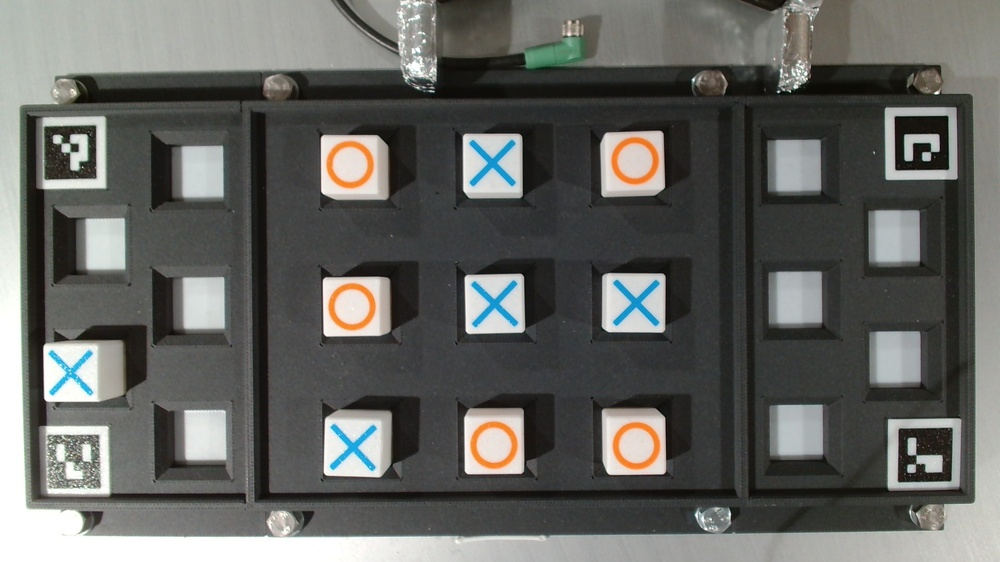
#> input picture images/board_full.jpg, 1000 x 562 px, shrunk from 1920 x 1080 before the run
$ python aruco_board.py --image ../images/board_full.jpg   (older library calls are emulated)
#> lines starting #> are read from the running program, lines starting #| are printed output that depends on the picture
#> in main, image is the input picture: shape (562, 1000, 3); mean B, G, R 97.1, 100.6, 99.8
### vision/tictactoe/camera.py
"""Open the camera (or a video / folder of photos) and give frames.

One small place for everything camera-related, so every tool opens the camera
the same way:

    from camera import Camera
    cam = Camera(0, width=1280, height=720, calib="../../calib/camera_2026-11-20.npz")
    frame = cam.read()          # BGR image, already undistorted if calib is given
    cam.release()

The source can be:
  - a number (0, 1, 2...)        -> a USB camera (on Windows, DirectShow is used)
  - a path to a video file       -> its frames one by one
  - a path to a folder of photos -> the .jpg/.png files in name order (loops)
  - a path to one photo          -> the same photo every time
"""

import glob
import os
import sys
import time

import cv2
import numpy as np

PHOTO_EXTENSIONS = (".jpg", ".jpeg", ".png", ".bmp")


# [8 lines left out: function load_lens_calibration, not called in this run]


class Undistorter:
    """Remove lens distortion fast: the correction map is computed once (remap)."""

    # [12 lines left out: functions __init__, __call__, not called in this run]


def parse_source(text):
    """ "0" -> 0 (camera index); anything else stays a path."""
    return int(text) if str(text).isdigit() else text


class Camera:
    """A camera, a video, a folder of photos or one photo, with the same read()."""

    # [78 lines left out: functions __init__, _raw_read, last_name, read, info, not called in this run]

    def release(self):
        if self.cap is not None:
            self.cap.release()


def timestamp():
    """2026-11-20_10-31-05 (safe in Windows file names)."""
    return time.strftime("%Y-%m-%d_%H-%M-%S")


# [9 lines left out: function save_frame, not called in this run]


def add_camera_arguments(parser):
    """The same camera options for every tool."""
    parser.add_argument("--camera", default="0",
                        help="camera index (0, 1, 2), video file, photo or folder of photos")
    parser.add_argument("--width", type=int, help="ask the camera for this width in px")
    parser.add_argument("--height", type=int, help="ask the camera for this height in px")
    parser.add_argument("--calib", help="lens calibration .npz (from calib/calibrate_lens.py)")
    parser.add_argument("--focus", type=float,
                        help="fixed focus value (turns autofocus off), if the camera allows it")


# [4 lines left out: function camera_from_args, not called in this run]

### calib/aruco_board.py
"""Day 1-2 tool: find the ArUco markers of the board and turn them into
(a) the homography H from pixels to mm and (b) the 4 board corners in px for
vision/tictactoe/board_config.json.

Step 1, just look (which dictionary, which ids, how big in px):
    & $PY aruco_board.py --image foto.png --dict DICT_4X4_50 --debug aruco_debug.png
    & $PY aruco_board.py --camera 0 --try-all        # tries every 4x4..7x7 dictionary

Step 2, with a layout file (where each marker centre is, in mm; see
aruco_layout_example.json), compute H, the error per marker in mm and the
board corners:
    & $PY aruco_board.py --image foto.png --layout aruco_layout.json --save-h H.npy --write-config

Method (DECISIONES.md, 2026-10-22): sub-pixel corners, marker centre from the
crossing of its diagonals, markers matched by id, findHomography WITHOUT
RANSAC, error of every marker printed so a badly measured one shows up.
"""

import argparse
import json
import os
import sys

import cv2
import numpy as np

HERE = os.path.dirname(os.path.abspath(__file__))
TICTACTOE = os.path.join(HERE, "..", "vision", "tictactoe")
sys.path.insert(0, TICTACTOE)
import camera  # noqa: E402
import config_tools  # noqa: E402

DEFAULT_BOARD_CONFIG = os.path.normpath(os.path.join(TICTACTOE, "board_config.json"))
TRY_DICTS = ["DICT_4X4_50", "DICT_4X4_100", "DICT_4X4_250", "DICT_5X5_50", "DICT_5X5_100",
             "DICT_6X6_50", "DICT_6X6_250", "DICT_7X7_50", "DICT_ARUCO_ORIGINAL"]


def make_detector(dict_name):
    if not hasattr(cv2, "aruco"):
        raise SystemExit("This OpenCV has no aruco module: pip install opencv-contrib-python")
    dictionary = cv2.aruco.getPredefinedDictionary(getattr(cv2.aruco, dict_name))
    params = cv2.aruco.DetectorParameters()
    params.cornerRefinementMethod = cv2.aruco.CORNER_REFINE_SUBPIX
    return cv2.aruco.ArucoDetector(dictionary, params)


def diagonal_centre(c):
    """Crossing of the diagonals c0-c2 and c1-c3 (better than the mean with perspective)."""
    p0, p1, p2, p3 = [np.asarray(v, dtype=np.float64) for v in c]
    d1, d2 = p2 - p0, p3 - p1
    denom = d1[0] * d2[1] - d1[1] * d2[0]
    if abs(denom) < 1e-9:
        return c.mean(axis=0)
    t = ((p1[0] - p0[0]) * d2[1] - (p1[1] - p0[1]) * d2[0]) / denom
    return p0 + t * d1


def detect(image, dict_name):
    """{id: (centre_px, corners_px)} for every marker found."""
#> called with dict_name = 'DICT_4X4_50'
    gray = cv2.cvtColor(image, cv2.COLOR_BGR2GRAY) if image.ndim == 3 else image
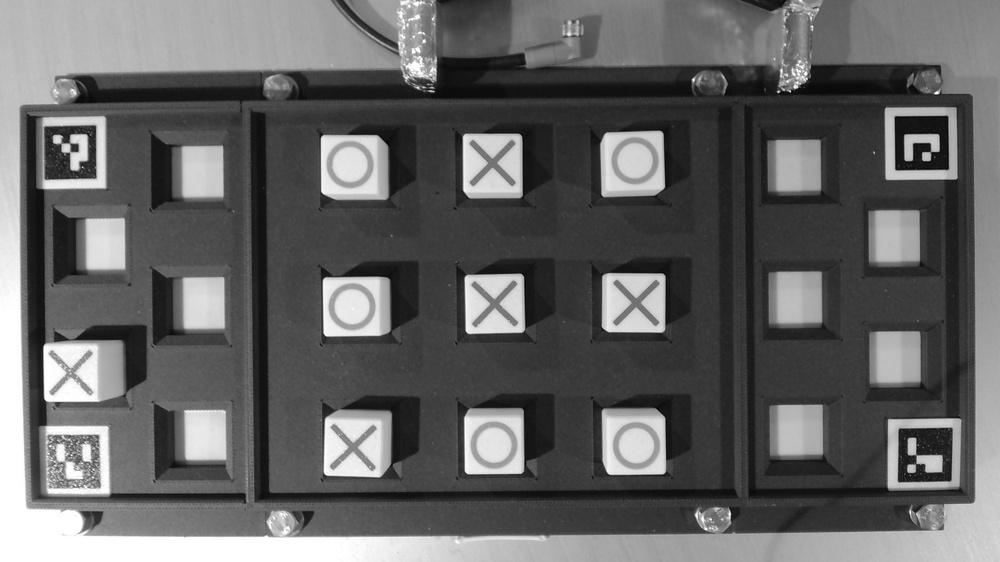
#> gray: shape (562, 1000); min 1, max 255, mean 100
    corners, ids, _ = make_detector(dict_name).detectMarkers(gray)
#> corners = ([[894.3, 116.2], [947.4, 115.4], [948.2, 169.3], [895.1, 169.6]], [[951.6, 427.3], [950.4, 480.8], [897.7, 481.6], [898.6, 428.3]], [[43.6, 126.3], [95.63, 125.2], [95.97, 178.1], [43.9, 178.9]]); ids = [1, 2, 0]
    found = {}
    if ids is None:
        return found
    for c, i in zip(corners, ids.ravel()):
        c = c.reshape(4, 2)
        found[int(i)] = (diagonal_centre(c), c)
#> this loop made 3 passes
#> (i, p0 in diagonal_centre, p1 in diagonal_centre, p2 in diagonal_centre, p3 in diagonal_centre, d1 in diagonal_centre, d2 in diagonal_centre, denom in diagonal_centre) on passes 1 to 3: (1, [894.3, 116.2], [947.4, 115.4], [948.2, 169.3], [895.1, 169.6], [53.92, 53.09], [-52.3, 54.16], 5697.1), (2, [951.6, 427.3], [950.4, 480.8], [897.7, 481.6], [898.6, 428.3], [-53.88, 54.31], [-51.82, -52.52], 5644.3), (0, [43.6, 126.3], [95.63, 125.2], [95.97, 178.1], [43.9, 178.9], [52.37, 51.73], [-51.73, 53.68], 5487.7)
#> after the loop, found = 3 items
    return found


def side_px(c):
    return float(np.mean([np.linalg.norm(c[i] - c[(i + 1) % 4]) for i in range(4)]))


def homography(found, markers_mm):
    """H (pixels -> mm) from the markers present in both, plus the error of each one in mm."""
    ids = sorted(i for i in found if str(i) in markers_mm)
    if len(ids) < 4:
        raise SystemExit(f"Only {len(ids)} markers of the layout were found ({ids}): 4 or more are needed")
    src = np.array([found[i][0] for i in ids], dtype=np.float64)
    dst = np.array([markers_mm[str(i)] for i in ids], dtype=np.float64)
    H, _ = cv2.findHomography(src, dst, 0)  # 0 = plain least squares, no RANSAC
    mapped = cv2.perspectiveTransform(src.reshape(-1, 1, 2), H).reshape(-1, 2)
    errors = {i: float(np.linalg.norm(m - d)) for i, m, d in zip(ids, mapped, dst)}
    return H, errors


def board_corners_px(H, corners_mm):
    """The 4 board corners given in mm -> pixels (inverse homography)."""
    pts = np.array(corners_mm, dtype=np.float64).reshape(-1, 1, 2)
    px = cv2.perspectiveTransform(pts, np.linalg.inv(H)).reshape(-1, 2)
    return [[int(round(x)), int(round(y))] for x, y in px]


def draw(image, found, corners=None):
    shown = image.copy()
    for i, (centre, c) in found.items():
        cv2.polylines(shown, [c.astype(np.int32).reshape(-1, 1, 2)], True, (0, 255, 0), 2)
        cv2.circle(shown, tuple(int(v) for v in centre), 4, (0, 0, 255), -1)
        cv2.putText(shown, str(i), (int(c[0][0]), int(c[0][1]) - 6), cv2.FONT_HERSHEY_SIMPLEX,
                    0.7, (0, 255, 255), 2, cv2.LINE_AA)
    if corners:
        cv2.polylines(shown, [np.array(corners, np.int32).reshape(-1, 1, 2)], True, (255, 0, 255), 2)
    return shown


def load_layout(path):
    with open(path, encoding="utf-8") as f:
        raw = json.load(f)
    return {k: v for k, v in raw.items() if not k.startswith("_")}


def main():
    parser = argparse.ArgumentParser(description="ArUco markers -> H (px to mm) and board corners.")
    camera.add_camera_arguments(parser)
    parser.add_argument("--image", help="photo to use instead of the camera")
    parser.add_argument("--dict", default="DICT_4X4_50", help="ArUco dictionary, e.g. DICT_4X4_50")
    parser.add_argument("--try-all", action="store_true", help="try the usual dictionaries and report")
    parser.add_argument("--layout", help="JSON with the marker centres in mm (see aruco_layout_example.json)")
    parser.add_argument("--save-h", help="save H (pixels -> mm) to this .npy file")
    parser.add_argument("--write-config", action="store_true",
                        help="write the board corners into board_config.json")
    parser.add_argument("--config", default=DEFAULT_BOARD_CONFIG, help="board_config.json to update")
    parser.add_argument("--debug", help="save a picture with the markers drawn")
    args = parser.parse_args()

    if args.image:
        image = cv2.imread(args.image)
        if image is None:
            raise SystemExit(f"Could not open {args.image}")
        if args.calib:
            K, dist, size = camera.load_lens_calibration(args.calib)
            image = camera.Undistorter(K, dist, size or (image.shape[1], image.shape[0]))(image)
    else:
        cam = camera.camera_from_args(args)
        image = cam.read()
        cam.release()

    if args.try_all:
        for name in TRY_DICTS:
            found = detect(image, name)
            if found:
                print(f"{name}: ids {sorted(found)}")
        print("Use the dictionary that finds the expected ids (and no strange extra ones).")
        return

    found = detect(image, args.dict)
#> found = 3 items
    if not found:
        raise SystemExit(f"No {args.dict} markers found. Try --try-all, more light or a closer photo.")
    print(f"{len(found)} markers ({args.dict}):")
#| 3 markers (DICT_4X4_50):
    for i in sorted(found):
        centre, c = found[i]
        print(f"  id {i}: centre ({centre[0]:.1f}, {centre[1]:.1f}) px, side {side_px(c):.1f} px")
#> this loop made 3 passes
#> centre on passes 1 to 3: [69.71, 152.1], [921.1, 142.6], [924.5, 454.6]
#|   id 0: centre (69.7, 152.1) px, side 52.4 px
#|   id 1: centre (921.1, 142.6) px, side 53.4 px
#|   id 2: centre (924.5, 454.6) px, side 53.1 px

    corners = None
    if args.layout:
        layout = load_layout(args.layout)
        H, errors = homography(found, layout["markers_mm"])
        for i, e in errors.items():
            flag = "  <- check this marker" if e > 2.0 else ""
            print(f"  error id {i}: {e:.2f} mm{flag}")
        print(f"Max error {max(errors.values()):.2f} mm (with exactly 4 markers it is always ~0)")
        if args.save_h:
            np.save(args.save_h, H)
            print(f"H saved to {args.save_h}")
        if layout.get("board_corners_mm"):
            corners = board_corners_px(H, layout["board_corners_mm"])
    elif args.write_config:
        raise SystemExit("--write-config needs --layout (with board_corners_mm)")

    if corners:
        print("Board corners (px):", json.dumps(corners))
        if args.write_config:
            config_tools.update_config_file(args.config, {"board_corners_px": corners})
            print(f"Written to {args.config} as board_corners_px")
    if args.debug:
        cv2.imwrite(args.debug, draw(image, found, corners))
        print(f"Debug picture saved to {args.debug}")


if __name__ == "__main__":
    main()
